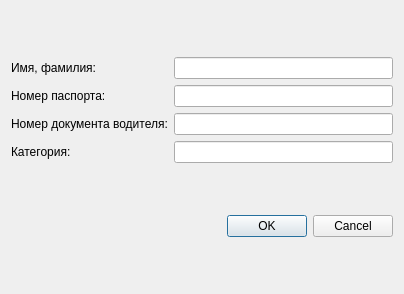
<?xml version="1.0" encoding="UTF-8"?>
<ui version="4.0">
 <class>EditEntryDriver</class>
 <widget class="QDialog" name="EditEntryDriver">
  <property name="geometry">
   <rect>
    <x>0</x>
    <y>0</y>
    <width>404</width>
    <height>294</height>
   </rect>
  </property>
  <property name="windowTitle">
   <string>Dialog</string>
  </property>
  <layout class="QVBoxLayout" name="verticalLayout">
   <item>
    <layout class="QGridLayout" name="gridLayout_2">
     <item row="2" column="0">
      <widget class="QLabel" name="driverDocumentLabel">
       <property name="text">
        <string>Номер документа водителя:</string>
       </property>
      </widget>
     </item>
     <item row="2" column="1">
      <widget class="QLineEdit" name="driverDocumentEdit"/>
     </item>
     <item row="0" column="1">
      <widget class="QLineEdit" name="firstLastEdit"/>
     </item>
     <item row="3" column="0">
      <widget class="QLabel" name="categoryLabel">
       <property name="text">
        <string>Категория:</string>
       </property>
      </widget>
     </item>
     <item row="3" column="1">
      <widget class="QLineEdit" name="categoryEdit"/>
     </item>
     <item row="1" column="1">
      <widget class="QLineEdit" name="passportNumEdit"/>
     </item>
     <item row="0" column="0">
      <widget class="QLabel" name="firstLastLabel">
       <property name="text">
        <string>Имя, фамилия:</string>
       </property>
      </widget>
     </item>
     <item row="1" column="0">
      <widget class="QLabel" name="passportNumLabel">
       <property name="text">
        <string>Номер паспорта:</string>
       </property>
      </widget>
     </item>
    </layout>
   </item>
   <item>
    <widget class="QDialogButtonBox" name="buttonBox">
     <property name="orientation">
      <enum>Qt::Horizontal</enum>
     </property>
     <property name="standardButtons">
      <set>QDialogButtonBox::Cancel|QDialogButtonBox::Ok</set>
     </property>
    </widget>
   </item>
  </layout>
 </widget>
 <resources/>
 <connections>
  <connection>
   <sender>buttonBox</sender>
   <signal>accepted()</signal>
   <receiver>EditEntryDriver</receiver>
   <slot>accept()</slot>
   <hints>
    <hint type="sourcelabel">
     <x>248</x>
     <y>254</y>
    </hint>
    <hint type="destinationlabel">
     <x>157</x>
     <y>274</y>
    </hint>
   </hints>
  </connection>
  <connection>
   <sender>buttonBox</sender>
   <signal>rejected()</signal>
   <receiver>EditEntryDriver</receiver>
   <slot>reject()</slot>
   <hints>
    <hint type="sourcelabel">
     <x>316</x>
     <y>260</y>
    </hint>
    <hint type="destinationlabel">
     <x>286</x>
     <y>274</y>
    </hint>
   </hints>
  </connection>
 </connections>
</ui>
